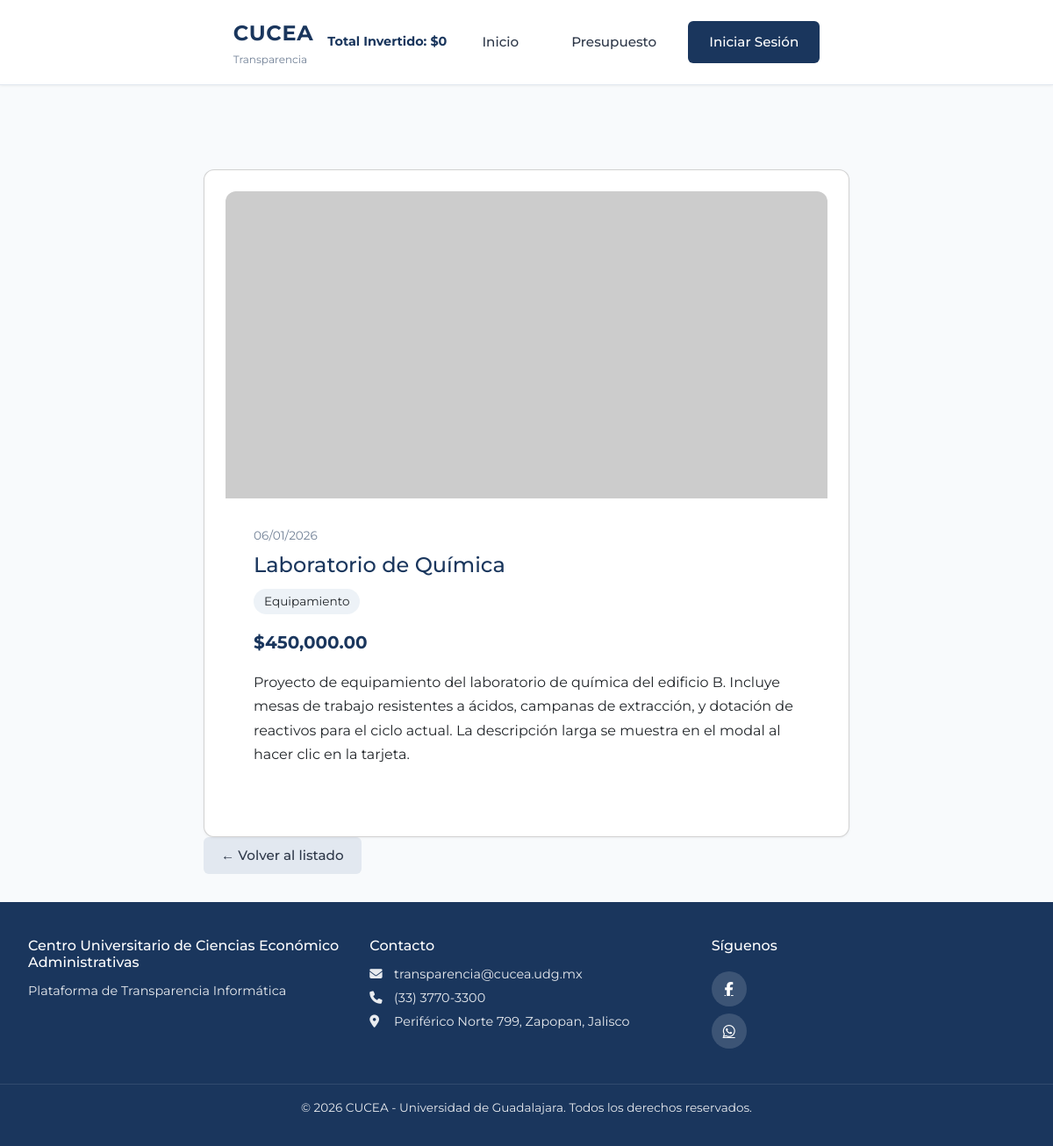
The page /presupuesto/1 on the database its author committed.
### models.py (models this page shows, shortened)
class Presupuesto(db.Model):
    __tablename__ = 'presupuestos'
    id = db.Column(db.Integer, primary_key=True)
    concepto = db.Column(db.String(200), nullable=False)  # Título del proyecto
    descripcion_corta = db.Column(db.String(300))  # Resumen breve para la card (si vacío se trunca descripcion)
    descripcion = db.Column(db.Text)  # Descripción larga para el modal
    imagen_url = db.Column(db.String(500))  # Ruta o URL de imagen (ej: img/proyecto1.jpg)
    monto = db.Column(db.Float, nullable=False)
    categoria = db.Column(db.String(100), nullable=False)
    fecha = db.Column(db.Date, nullable=False)  # Fecha del proyecto
    cantidad_gasto = db.Column(db.Float, default=0, nullable=False)
    likes = db.Column(db.Integer, default=0, nullable=False)
    dislikes = db.Column(db.Integer, default=0, nullable=False)
    fecha_registro = db.Column(db.DateTime, default=datetime.utcnow)
    comentarios = db.relationship('Comentario', backref='presupuesto', lazy='dynamic', order_by='Comentario.fecha_creacion')
    votos = db.relationship('VotoPresupuesto', backref='presupuesto', lazy='dynamic', foreign_keys='VotoPresupuesto.presupuesto_id')

### app.py (the view)
    @app.route('/presupuesto/<int:id>')
    def presupuesto_detalle(id):
        presupuesto = Presupuesto.query.get_or_404(id)
        return render_template('presupuesto/detalle.html', presupuesto=presupuesto)

### templates/presupuesto/detalle.html (shortened to what this page needs)
{% extends "base/layout.html" %}
{% block content %}
<div class="detalle-page">
    <article class="detalle-card card">
        <div class="detalle-card__image">
            {% if presupuesto.imagen_url %}
            <img src="{{ presupuesto.imagen_url if presupuesto.imagen_url.startswith('http') else url_for('static', filename=presupuesto.imagen_url) }}" alt="{{ presupuesto.concepto }}">
            {% else %}
            <div class="detalle-card__placeholder">
                <i class="fas fa-image"></i>
                <span>Sin imagen</span>
            </div>
            {% endif %}
        </div>
        <div class="detalle-card__body">
            <p class="detalle-card__date">{{ presupuesto.fecha.strftime('%d/%m/%Y') }}</p>
            <h1 class="detalle-card__title">{{ presupuesto.concepto }}</h1>
            <span class="detalle-card__badge">{{ presupuesto.categoria }}</span>
            <p class="detalle-card__monto">${{ "{:,.2f}".format(presupuesto.monto) }}</p>
            {% if presupuesto.descripcion %}
            <div class="detalle-card__descripcion">
                {{ presupuesto.descripcion }}
            </div>
            {% endif %}
        </div>
    </article>
    <a href="{{ url_for('presupuestos_lista') }}" class="btn btn--secondary">← Volver al listado</a>
</div>
{% endblock %}

### static/css/main.css (style rules this page uses)
:root { --color-primary: #1a365d; --color-primary-light: #2c5282; --color-primary-hover: #2d4a7c; --color-text: #2d3748; --color-text-muted: #718096; --color-bg: #f8fafc; --color-card: #ffffff; --color-border: #e2e8f0; --shadow: 0 1px 3px rgba(0, 0, 0, 0.06); --shadow-hover: 0 4px 12px rgba(0, 0, 0, 0.1); --navbar-height: 80px; --navbar-height-scrolled: 60px; --font-main: 'Montserrat', 'Segoe UI', system-ui, sans-serif; }
* { box-sizing: border-box; }
body { margin: 0; font-family: var(--font-main); background: var(--color-bg); color: var(--color-text); line-height: 1.6; min-height: 100vh; display: flex; flex-direction: column; }
.btn { display: inline-block; padding: 0.6rem 1.25rem; border-radius: 6px; font-weight: 500; font-family: var(--font-main); text-decoration: none; cursor: pointer; border: none; font-size: 0.95rem; transition: background-color 0.2s, color 0.2s; }
.btn--secondary { background: var(--color-border); color: var(--color-text); }
.detalle-page { max-width: 800px; margin: 0 auto; }
.detalle-card__image { width: 100%; height: 350px; overflow: hidden; border-radius: 12px 12px 0 0; }
.detalle-card__image img { width: 100%; height: 100%; object-fit: cover; }
.detalle-card__body { padding: 2rem; }
.detalle-card__date { font-size: 0.85rem; color: var(--color-text-muted); margin: 0 0 0.5rem; }
.detalle-card__title { margin: 0 0 0.75rem; font-size: 1.5rem; color: var(--color-primary); }
.detalle-card__badge { display: inline-block; padding: 0.25rem 0.75rem; background: #edf2f7; border-radius: 20px; font-size: 0.85rem; margin-bottom: 1rem; }
.detalle-card__monto { font-size: 1.25rem; font-weight: 700; color: var(--color-primary); margin: 0 0 1rem; }
.detalle-card__descripcion { margin: 0 0 1.5rem; line-height: 1.7; }
.card { background: var(--color-card); border-radius: 12px; box-shadow: var(--shadow); padding: 1.5rem; }
.main-content .presupuestos-page, .main-content .auth-container, .main-content .form-page, .main-content .detalle-page { padding: 2rem; padding-top: calc(var(--navbar-height) + 1rem); }

### rows shown on the page
Presupuesto: fecha "06/01/2026", concepto "Laboratorio de Química", categoria "Equipamiento", monto "450,000.00", descripcion "Proyecto de equipamiento del laboratorio de química del edificio B. Incluye mesas de trabajo resistentes a ácidos, campanas de extracción, y dotación de reactivos para el ciclo actual. La descripción larga se muestra en el modal al hacer clic en la tarjeta."

### other values the page prints
{{ "{:,.0f}".format(total_invertido) }} "0"
